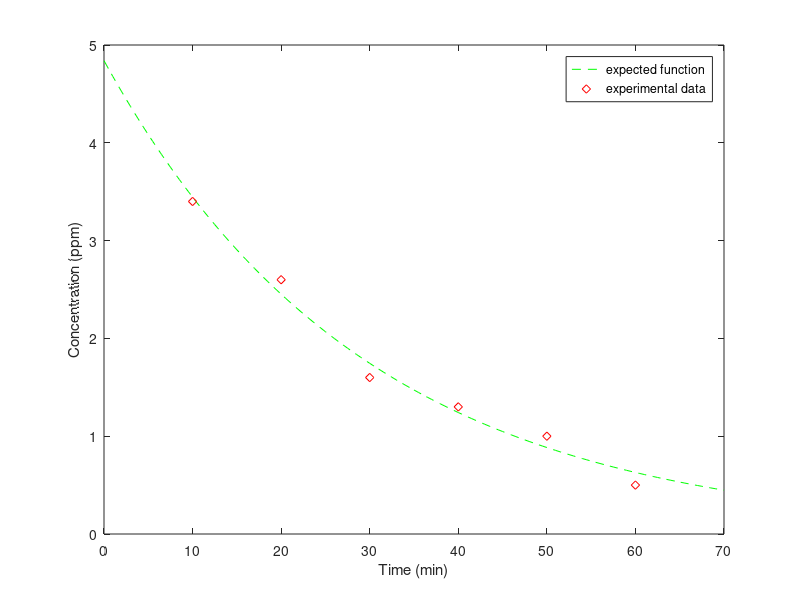

Source code (MATLAB):
% Given experimental data
t_exp = 10:10:60;
c_exp = [3.4 2.6 1.6 1.3 1.0 0.5];

% Expected function
t_func = 0:0.5:70
c_func = 4.84*exp(-0.034*t_func)

% Plot
plot(t_func, c_func, 'g--', t_exp, c_exp, 'rdiamond')
hold on 
xlabel('Time (min)')
ylabel('Concentration (ppm)')
legend('expected function', 'experimental data')
